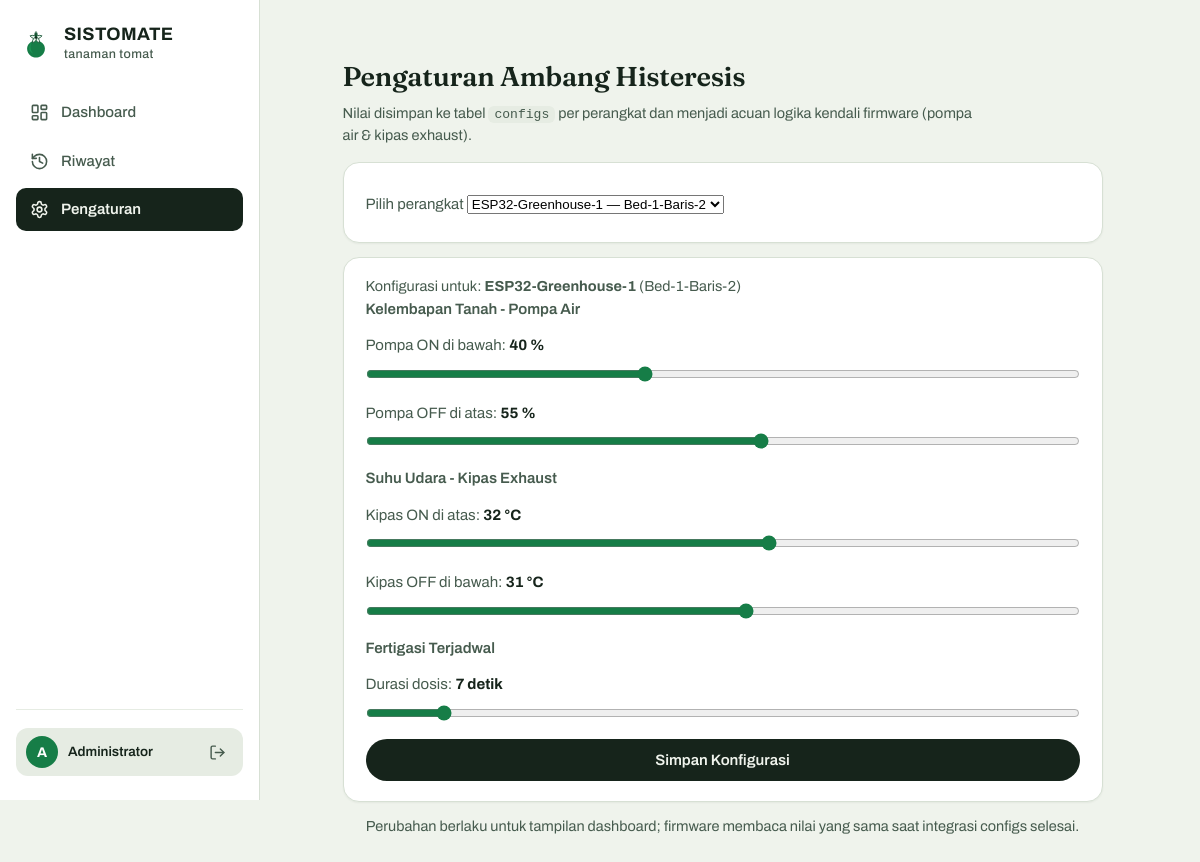
The app's page /web-up/dashboard/settings.php (signed in) with its own data.
### tables this page shows
CREATE TABLE users (
  id_user INT AUTO_INCREMENT PRIMARY KEY,
  name VARCHAR(100) NOT NULL,
  email VARCHAR(100) NOT NULL UNIQUE,
  password_hash VARCHAR(255) NOT NULL
);

CREATE TABLE devices (
  id_device INT AUTO_INCREMENT PRIMARY KEY,
  device_name VARCHAR(100) NOT NULL,
  location VARCHAR(150) NOT NULL,
  id_user INT NOT NULL,
  CONSTRAINT fk_devices_user FOREIGN KEY (id_user)
    REFERENCES users (id_user) ON DELETE RESTRICT
);

### web-up/dashboard/settings.php (the view, shortened to what this page needs)
<?php
require_once __DIR__ . '/db.php';
$user = current_user();
$devices = db()->query('SELECT id_device, device_name, location FROM devices ORDER BY id_device')->fetchAll();
$deviceIds = array_map(static fn(array $d): int => (int) $d['id_device'], $devices);
$requested = (int) ($_POST['id_device'] ?? $_GET['id_device'] ?? 0);
$deviceId = in_array($requested, $deviceIds, true) ? $requested : ($deviceIds[0] ?? 0);
$deviceCurrent = null;
foreach ($devices as $d) {
    if ((int) $d['id_device'] === $deviceId) {
        $deviceCurrent = $d;
        break;
    }
}
$defaults = ['soil_on' => 40, 'soil_off' => 55, 'temp_on' => 32, 'temp_off' => 31, 'fert_duration_s' => 7];
$cfg = $defaults;
?>
<!doctype html>
<html lang="id">
<head>
<link rel="stylesheet" href="assets/theme.css">
</head>
<body class="has-sidebar">
<?= navbar('settings', $user['name']) ?>
<main class="main-content">
  <div class="settings-wrap">
  <h1 class="page-title">Pengaturan Ambang Histeresis</h1>
  <p class="lead-muted">Nilai disimpan ke tabel <code>configs</code> per perangkat dan menjadi
    acuan logika kendali firmware (pompa air &amp; kipas exhaust).</p>
  <?php if (count($devices) > 1): ?>
  <form method="get" action="settings.php" class="panel">
    <label class="f" for="pick-device">Pilih perangkat
      <select id="pick-device" name="id_device" onchange="this.form.submit()">
        <?php foreach ($devices as $d): ?>
          <option value="<?= (int) $d['id_device'] ?>"<?= (int) $d['id_device'] === $deviceId ? ' selected' : '' ?>>
            <?= e($d['device_name']) ?> &mdash; <?= e($d['location']) ?>
          </option>
        <?php endforeach; ?>
      </select>
    </label>
  </form>
  <?php endif; ?>
  <form method="post" action="settings.php" class="panel">
    <?php if ($deviceCurrent): ?>
      <p class="small muted">Konfigurasi untuk: <b><?= e($deviceCurrent['device_name']) ?></b>
        (<?= e($deviceCurrent['location']) ?>)</p>
    <?php endif; ?>
    <h2>Kelembapan Tanah - Pompa Air</h2>
    <label class="f">Pompa ON di bawah: <b><span id="lSoilOn"><?= e((string)$cfg['soil_on']) ?></span> %</b></label>
    <input type="range" min="5" max="95" step="1"
           id="soil_on" name="soil_on" value="<?= e((string)$cfg['soil_on']) ?>"
           oninput="lSoilOn.textContent=this.value">
    <label class="f mt-block">Pompa OFF di atas: <b><span id="lSoilOff"><?= e((string)$cfg['soil_off']) ?></span> %</b></label>
    <input type="range" min="5" max="95" step="1"
           id="soil_off" name="soil_off" value="<?= e((string)$cfg['soil_off']) ?>"
           oninput="lSoilOff.textContent=this.value">
    <h2 class="mt-block">Suhu Udara - Kipas Exhaust</h2>
    <label class="f">Kipas ON di atas: <b><span id="lTempOn"><?= e((string)$cfg['temp_on']) ?></span> &deg;C</b></label>
    <input type="range" min="15" max="45" step="1"
           id="temp_on" name="temp_on" value="<?= e((string)$cfg['temp_on']) ?>"
           oninput="lTempOn.textContent=this.value">
    <label class="f mt-block">Kipas OFF di bawah: <b><span id="lTempOff"><?= e((string)$cfg['temp_off']) ?></span> &deg;C</b></label>
    <input type="range" min="15" max="45" step="1"
           id="temp_off" name="temp_off" value="<?= e((string)$cfg['temp_off']) ?>"
           oninput="lTempOff.textContent=this.value">
    <h2 class="mt-block">Fertigasi Terjadwal</h2>
    <label class="f">Durasi dosis: <b><span id="lFert"><?= e((string)$cfg['fert_duration_s']) ?></span> detik</b></label>
    <input type="range" min="1" max="60" step="1"
           id="fert_duration_s" name="fert_duration_s" value="<?= e((string)$cfg['fert_duration_s']) ?>"
           oninput="lFert.textContent=this.value">
    <div class="mt-block">
      <button type="submit" class="btn block">Simpan Konfigurasi</button>
    </div>
  </form>
  <p class="small muted center mt-block">Perubahan berlaku untuk tampilan dashboard;
    firmware membaca nilai yang sama saat integrasi configs selesai.</p>
  </div>
</main>
</body>
</html>

### web-up/dashboard/db.php (shortened to what this page needs)
<?php
function db(): PDO
{
    static $pdo = null;
    if ($pdo === null) {
        $path = getenv('SISTOMATE_ENV')
            ?: (file_exists(__DIR__ . '/../.env') ? __DIR__ . '/../.env'
            : (file_exists(__DIR__ . '/.env') ? __DIR__ . '/.env'
            : '/etc/sistomate-ingest.env'));
        $env = parse_ini_file($path);
        $pdo = new PDO(
            "mysql:host={$env['DB_HOST']};dbname={$env['DB_NAME']};charset=utf8mb4",
            $env['DB_USER'],
            $env['DB_PASS'],
            [
                PDO::ATTR_ERRMODE => PDO::ERRMODE_EXCEPTION,
                PDO::ATTR_DEFAULT_FETCH_MODE => PDO::FETCH_ASSOC,
            ]
        );
    }
    return $pdo;
}
function e(?string $s): string
{
    return htmlspecialchars((string) $s, ENT_QUOTES, 'UTF-8');
}
function current_user(): array
{
    $stmt = db()->prepare('SELECT id_user, name, email FROM users WHERE id_user = ?');
    $stmt->execute([(int) $_SESSION['user_id']]);
    $row = $stmt->fetch();
    return $row ?: ['id_user' => (int) $_SESSION['user_id'], 'name' => 'Pengguna', 'email' => ''];
}
function navbar(string $active, string $userName, bool $live = false): string
{
    $items = [
        'app' => [
            'href' => 'app.php',
            'label' => 'Dashboard',
            'icon' => '<svg class="nav-icon" viewBox="0 0 24 24" fill="none" stroke="currentColor" stroke-width="2" stroke-linecap="round" stroke-linejoin="round" aria-hidden="true"><rect width="7" height="9" x="3" y="3" rx="1"/><rect width="7" height="5" x="14" y="3" rx="1"/><rect width="7" height="9" x="14" y="12" rx="1"/><rect width="7" height="5" x="3" y="16" rx="1"/></svg>'
        ],
        'history' => [
            'href' => 'history.php',
            'label' => 'Riwayat',
            'icon' => '<svg class="nav-icon" viewBox="0 0 24 24" fill="none" stroke="currentColor" stroke-width="2" stroke-linecap="round" stroke-linejoin="round" aria-hidden="true"><path d="M3 12a9 9 0 1 0 9-9 9.75 9.75 0 0 0-6.74 2.74L3 8"/><path d="M3 3v5h5"/><path d="M12 7v5l4 2"/></svg>'
        ],
        'settings' => [
            'href' => 'settings.php',
            'label' => 'Pengaturan',
            'icon' => '<svg class="nav-icon" viewBox="0 0 24 24" fill="none" stroke="currentColor" stroke-width="2" stroke-linecap="round" stroke-linejoin="round" aria-hidden="true"><path d="M12.22 2h-.44a2 2 0 0 0-2 2v.18a2 2 0 0 1-1 1.73l-.43.25a2 2 0 0 1-2 0l-.15-.08a2 2 0 0 0-2.73.73l-.22.38a2 2 0 0 0 .73 2.73l.15.1a2 2 0 0 1 1 1.72v.51a2 2 0 0 1-1 1.74l-.15.09a2 2 0 0 0-.73 2.73l.22.38a2 2 0 0 0 2.73.73l.15-.08a2 2 0 0 1 2 0l.43.25a2 2 0 0 1 1 1.73V20a2 2 0 0 0 2 2h.44a2 2 0 0 0 2-2v-.18a2 2 0 0 1 1-1.73l.43-.25a2 2 0 0 1 2 0l.15.08a2 2 0 0 0 2.73-.73l.22-.39a2 2 0 0 0-.73-2.73l-.15-.08a2 2 0 0 1-1-1.74v-.5a2 2 0 0 1 1-1.74l.15-.09a2 2 0 0 0 .73-2.73l-.22-.38a2 2 0 0 0-2.73-.73l-.15.08a2 2 0 0 1-2 0l-.43-.25a2 2 0 0 1-1-1.73V4a2 2 0 0 0-2-2z"/><circle cx="12" cy="12" r="3"/></svg>'
        ],
    ];
    $nav = '';
    foreach ($items as $key => $item) {
        $isOn = $key === $active;
        $cls = 'nav-item' . ($isOn ? ' on' : '');
        $aria = $isOn ? ' aria-current="page"' : '';
        $nav .= '<a href="' . $item['href'] . '" class="' . $cls . '"' . $aria . '>'
            . $item['icon']
            . '<span>' . e($item['label']) . '</span>'
            . '</a>';
    }
    $liveHtml = '';
    $userInitial = mb_strtoupper(mb_substr($userName !== '' ? $userName : 'U', 0, 1));
    return '<aside class="sidebar">'
        . '<div class="sidebar-brand">'
        .   '<a href="app.php" class="brand">'
        .     '<svg class="brand-logo" viewBox="0 0 64 64" aria-hidden="true"><path d="M32 25.5c9.8 0 17.8 6.7 17.8 16 0 6.2-3.2 11.7-8.2 14.9-2.9 1.8-6.1 2.8-9.6 2.8-3.5 0-6.7-1-9.6-2.8-5-3.2-8.2-8.7-8.2-14.9 0-9.3 8-16 17.8-16z" fill="#167D47"/><path d="M18.6 43.5c-.8-6.7 1.6-13 6.6-17.4-3.3 4.3-4.7 9.5-3.9 14.6.6 4.1 2.5 7.8 5.3 10.5-3.5-1.4-6.5-3.9-8-7.7z" fill="#22A55F" opacity=".55"/><g fill="#E8F4EC" stroke="#0E4E2C" stroke-width="1.5" stroke-linejoin="round"><path d="M32 21.6C28.4 18.2 27.9 12 32 7 36.1 12 35.6 18.2 32 21.6Z"/><path d="M32 21.6C28.4 18.2 27.9 12 32 7 36.1 12 35.6 18.2 32 21.6Z" transform="rotate(72 32 19.5)"/><path d="M32 21.6C28.4 18.2 27.9 12 32 7 36.1 12 35.6 18.2 32 21.6Z" transform="rotate(-72 32 19.5)"/><path d="M32 21.6C28.4 18.2 27.9 12 32 7 36.1 12 35.6 18.2 32 21.6Z" transform="rotate(144 32 19.5)"/><path d="M32 21.6C28.4 18.2 27.9 12 32 7 36.1 12 35.6 18.2 32 21.6Z" transform="rotate(-144 32 19.5)"/></g><path d="M29.7 20.4L30.3 9.6Q32 8.2 33.7 9.8L34.3 20.5Z" fill="#0E4E2C"/><circle cx="32" cy="19.5" r="2.2" fill="#16241B"/></svg>'
        .     '<div class="brand-text">'
        .       '<div class="brand-name">SISTOMATE</div>'
        .       '<span class="brand-sub">tanaman tomat</span>'
        .     '</div>'
        .   '</a>'
        . '</div>'
        . '<nav class="sidebar-nav" aria-label="Navigasi Utama">'
        .   $nav
        . '</nav>'
        . '<div class="sidebar-footer">'
        .   $liveHtml
        .   '<div class="sidebar-user">'
        .     '<div class="user-avatar" aria-hidden="true">' . e($userInitial) . '</div>'
        .     '<div class="user-info"><span class="uname">' . e($userName) . '</span></div>'
        .     '<a class="logout-btn" href="logout.php" title="Logout" aria-label="Logout">'
        .       '<svg viewBox="0 0 24 24" fill="none" stroke="currentColor" stroke-width="2" stroke-linecap="round" stroke-linejoin="round" aria-hidden="true"><path d="M9 21H5a2 2 0 0 1-2-2V5a2 2 0 0 1 2-2h4"/><polyline points="16 17 21 12 16 7"/><line x1="21" x2="9" y1="12" y2="12"/></svg>'
        .     '</a>'
        .   '</div>'
        . '</div>'
        . '</aside>';
}

### records on screen
users: name "A", name "Administrator"
devices: id_device "ESP32-Greenhouse-1 — Bed-1-Baris-2"
devices: device_name "ESP32-Greenhouse-1", location "Bed-1-Baris-2"

### other values on screen
$item['label'] "Dashboard"
$item['label'] "Riwayat"
$item['label'] "Pengaturan"
$cfg['soil_on'] "40"
$cfg['soil_off'] "55"
$cfg['temp_on'] "32"
$cfg['temp_off'] "31"
$cfg['fert_duration_s'] "7"
